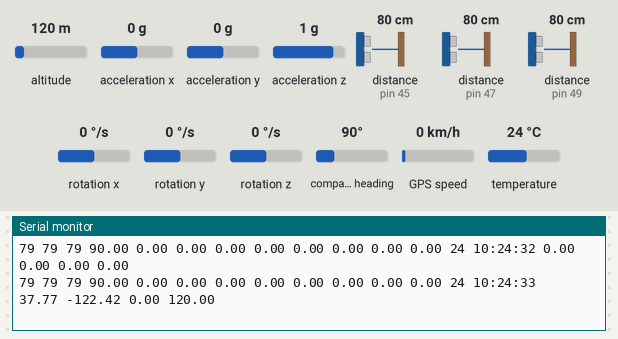
A sketch run on a simulated Arduino Mega 2560, built with avr-gcc and run on an emulated ATmega2560. Parts: the last lines printed to the serial monitor. Wiring (inferred from the names in the program): 3 × ultrasonic range finder: trigger pin 44, echo pin 45 / trigger pin 46, echo pin 47 / trigger pin 48, echo pin 49. Inputs (shaded band) come from the test bench; at power-on: altitude 120 m, distance to the obstacle (sensors on pin 45, pin 47, pin 49) 80 cm, acceleration x 0 g, acceleration y 0 g, acceleration z 1 g, rotation x 0 °/s, rotation y 0 °/s, rotation z 0 °/s, compass heading 90°, GPS speed 0 km/h, temperature 24 °C. The echo pulse lasts 58.3 µs per cm; the GPS gets a fix after 3 s at 37.7749, -122.4194 with 8 satellites.

Above: at 3.2 s.
3.3 s: altitude set to 20 m
At 3.52 s:
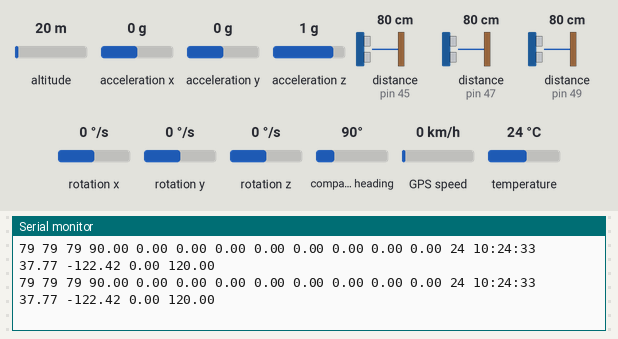
4.8 s: distance to the obstacle (sensor on pin 45) set to 2 cm
At 4.85 s:
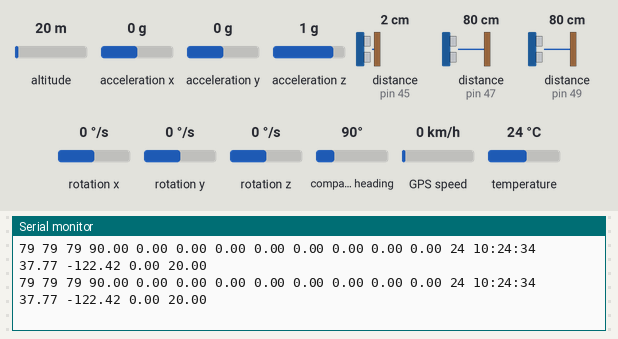
6.3 s: distance to the obstacle (sensor on pin 47) set to 2 cm
At 6.36 s:
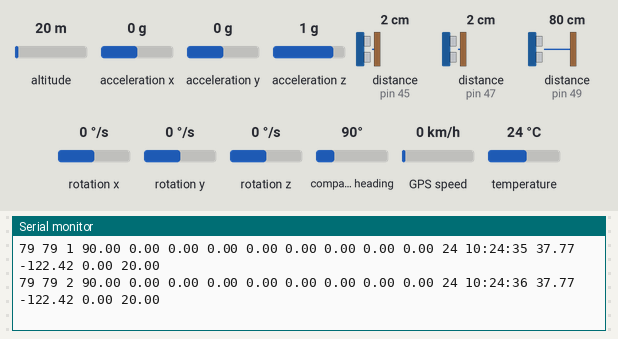
7.8 s: distance to the obstacle (sensor on pin 47) set to 250 cm
At 7.86 s:
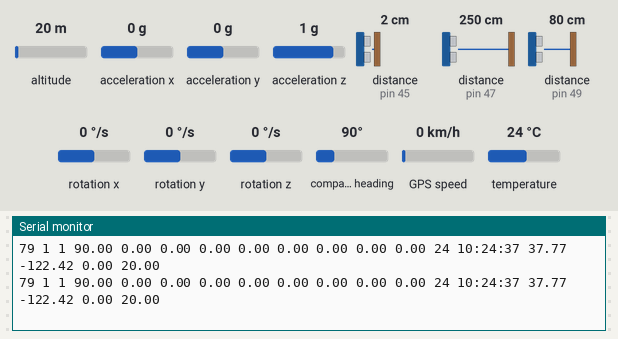
12.0 s: distance to the obstacle (sensor on pin 49) set to 2 cm
At 12.16 s:
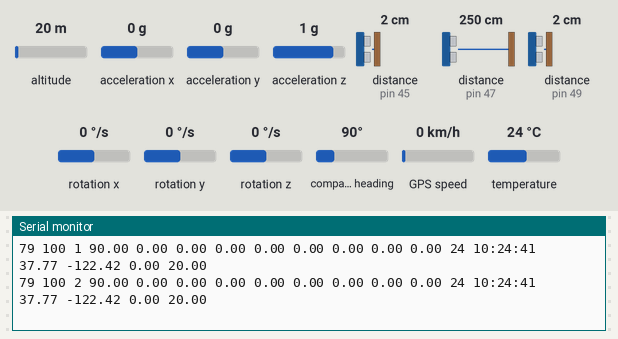
13.5 s: distance to the obstacle (sensor on pin 47) set to 9 cm
At 13.69 s:
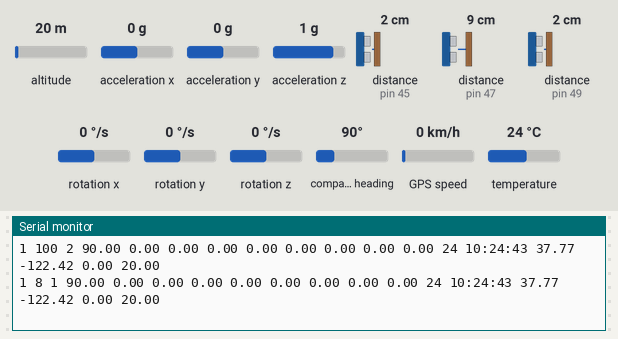
Timing chart, 0 to 16.5 s (numbered marks = the images above; inputs shaded):
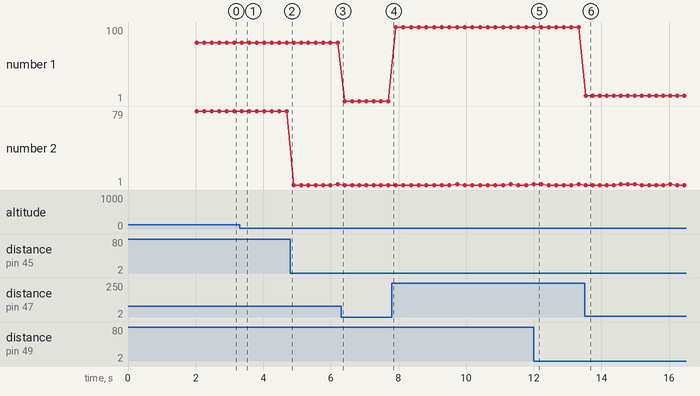

The sketch:

GPS_IMU_PROX1.ino
```cpp
// Test code for Adafruit GPS modules using MTK3329/MTK3339 driver
//
// This code shows how to listen to the GPS module in an interrupt
// which allows the program to have more 'freedom' - just parse
// when a new NMEA sentence is available! Then access data when
// desired.
//
// Tested and works great with the Adafruit Ultimate GPS module
// using MTK33x9 chipset
//    ------> http://www.adafruit.com/products/746
// Pick one up today at the Adafruit electronics shop
// and help support open source hardware & software! -ada

#include <Adafruit_GPS.h>

// If you're using a GPS module:
// Connect the GPS Power pin to 5V
// Connect the GPS Ground pin to ground
// If using software serial (sketch example default):
//   Connect the GPS TX (transmit) pin to Digital 3
//   Connect the GPS RX (receive) pin to Digital 2
// If using hardware serial (e.g. Arduino Mega):
//   Connect the GPS TX (transmit) pin to Arduino RX1, RX2 or RX3
//   Connect the GPS RX (receive) pin to matching TX1, TX2 or TX3

// If you're using the Adafruit GPS shield, change
// SoftwareSerial mySerial(3, 2); -> SoftwareSerial mySerial(8, 7);
// and make sure the switch is set to SoftSerial

// If using software serial, keep this line enabled
// (you can change the pin numbers to match your wiring):
//#include <SoftwareSerial.h>
//SoftwareSerial mySerial(3, 2);
//   Connect the GPS TX (transmit) pin to Digital 3
//   Connect the GPS RX (receive) pin to Digital 2

// If using hardware serial (e.g. Arduino Mega), comment out the
// above SoftwareSerial line, and enable this line instead
// (you can change the Serial number to match your wiring):

//HardwareSerial mySerial = Serial1; //Turns out this doesn't work and
//Adafruit_GPS GPS(&mySerial); //Adafruit must have never tested it.
Adafruit_GPS GPS(&Serial1);

// Set GPSECHO to 'false' to turn off echoing the GPS data to the Serial console
// Set to 'true' if you want to debug and listen to the raw GPS sentences.
#define GPSECHO  false

// this keeps track of whether we're using the interrupt
// off by default!
boolean usingInterrupt = false;
void useInterrupt(boolean); // Func prototype keeps Arduino 0023 happy

//IMU Sensor
#include <Wire.h>
#include <Adafruit_Sensor.h>
#include <Adafruit_BNO055.h>
#include <utility/imumaths.h>

Adafruit_BNO055 bno = Adafruit_BNO055(55);

//Proximity Sensor
#define frontTrigPin 46
#define frontEchoPin 47

#define leftTrigPin 48
#define leftEchoPin 49

#define rightTrigPin 44
#define rightEchoPin 45

float timerIMUPROX = 0;

long cmright,cmleft,cmfront;

void setup()
{

  // connect at 115200 so we can read the GPS fast enough and echo without dropping chars
  // also spit it out
  Serial.begin(115200);
  Serial.println("GPS+IMU+PROX Sensor");

  /* Initialise the IMU sensor */
  if(!bno.begin())
  {
    /* There was a problem detecting the BNO055 ... check your connections */
    Serial.print("Ooops, no BNO055 detected ... Check your wiring or I2C ADDR!");
    while(1);
  }

  Serial.println("IMU Sensor Initialized - Waiting 1 second to calibrate - DO NOT MOVE!");

  delay(1000);

  bno.setExtCrystalUse(true);

  //Setup the proximity Sensors
  SetupPin(leftTrigPin,leftEchoPin);
  SetupPin(frontTrigPin,frontEchoPin);
  SetupPin(rightTrigPin,rightEchoPin);

  Serial.println("Proximity Sensors Setup");

  // 9600 NMEA is the default baud rate for Adafruit MTK GPS's- some use 4800
  GPS.begin(9600);

  Serial.print("GPS Class Initialized \n");

  // uncomment this line to turn on RMC (recommended minimum) and GGA (fix data) including altitude
  GPS.sendCommand(PMTK_SET_NMEA_OUTPUT_RMCGGA);
  // uncomment this line to turn on only the "minimum recommended" data
  //GPS.sendCommand(PMTK_SET_NMEA_OUTPUT_RMCONLY);
  // For parsing data, we don't suggest using anything but either RMC only or RMC+GGA since
  // the parser doesn't care about other sentences at this time

  Serial.print("NMEA OUTPUT Set \n");

  // Set the update rate
  //Serial1.println("$PMTK220,100*2F"); //10Hz
  //Serial1.println("$PMTK220,1000*1F"); //1Hz
  GPS.sendCommand(PMTK_SET_NMEA_UPDATE_1HZ);   // 1 or 10 Hz update rate
  // For the parsing code to work nicely and have time to sort thru the data, and
  // print it out we don't suggest using anything higher than 1 Hz

  Serial.print("Update Rate Set \n");

  //Request updates on antenna status
  //GPS.sendCommand(PGCMD_ANTENNA);

  // the nice thing about this code is you can have a timer0 interrupt go off
  // every 1 millisecond, and read data from the GPS for you. that makes the
  // loop code a heck of a lot easier!
  useInterrupt(false);

  Serial.print("Delaying for 1 second to ensure all sensors are onboard. \n");
  delay(1000);
  // Ask for firmware version
  //mySerial.println(PMTK_Q_RELEASE);
}

//Setup routine for the Proximity Sensors
void SetupPin(int TrigPin,int EchoPin) {
 pinMode(TrigPin,OUTPUT);
 pinMode(EchoPin,INPUT);
}

long Distance(int TrigPin,int EchoPin) {
  long duration;
  digitalWrite(TrigPin,LOW);
  delayMicroseconds(2);
  digitalWrite(TrigPin,HIGH);
  delayMicroseconds(10);
  digitalWrite(TrigPin,LOW);
  duration = pulseIn(EchoPin,HIGH);
  long cm = (duration/2.0)/29.1;
  if (cm > 100) {
    cm = 100;
  }
  return cm;
}

// Interrupt is called once a millisecond, looks for any new GPS data, and stores it
SIGNAL(TIMER0_COMPA_vect) {
  char c = GPS.read();
  if (GPSECHO)
    if (c) UDR0 = c; // writing direct to UDR0 is much much faster than Serial.print
    // but only one character can be written at a time.
}

void useInterrupt(boolean v) {
  if (v) {
    // Timer0 is already used for millis() - we'll just interrupt somewhere
    // in the middle and call the "Compare A" function above
    OCR0A = 0xAF;
    TIMSK0 |= _BV(OCIE0A);
    usingInterrupt = true;
  } else {
    // do not call the interrupt function COMPA anymore
    TIMSK0 &= ~_BV(OCIE0A);
    usingInterrupt = false;
  }
}

uint32_t timer = millis();

void loop()                     // run over and over again
{
  // in case you are not using the interrupt above, you'll
  // need to 'hand query' the GPS, not suggested :(
  if (! usingInterrupt) {
    // read data from the GPS in the 'main loop'
    char c = GPS.read();
    // if you want to debug, this is a good time to do it!
    if (GPSECHO)
      if (c) Serial.print(c);
      //if (c) UDR0 = c; //writing direct to UDR0 is much faster than Serial.print
      //but only one character can be written at a time.
  }

  // if a sentence is received, we can check the checksum, parse it...
  if (GPS.newNMEAreceived()) {
    // a tricky thing here is if we print the NMEA sentence, or data
    // we end up not listening and catching other sentences!
    // so be very wary if using OUTPUT_ALLDATA and trytng to print out data
    //Serial.println(GPS.lastNMEA());   // this also sets the newNMEAreceived() flag to false

    if (!GPS.parse(GPS.lastNMEA()))   // this also sets the newNMEAreceived() flag to false
      return;  // we can fail to parse a sentence in which case we should just wait for another
  }

  //Output Timer and Proximity Data
  if (timerIMUPROX > millis()) timerIMUPROX = millis();

  if (millis() - timerIMUPROX > 200) {

   //Get Proximity Sensor Information
   cmright = Distance(rightTrigPin,rightEchoPin);
   cmleft = Distance(leftTrigPin,leftEchoPin);
   cmfront = Distance(frontTrigPin,frontEchoPin);

   //Get IMU Sensor information
   imu::Vector<3> euler = bno.getVector(Adafruit_BNO055::VECTOR_EULER);
   imu::Vector<3> rate = bno.getVector(Adafruit_BNO055::VECTOR_GYROSCOPE);
   //imu::Vector<3> accel = bno.getVector(Adafruit_BNO055::VECTOR_ACCELEROMETER);
   imu::Vector<3> lin_accel = bno.getVector(Adafruit_BNO055::VECTOR_LINEARACCEL);
   int8_t temp = bno.getTemp();

   timerIMUPROX = millis();

   //Serial.print(millis());
   //Serial.print("Left Sensor: ");
   Serial.print(cmleft); Serial.print(" ");
   //Serial.print(" Front Sensor: ");
   Serial.print(cmfront); Serial.print(" ");
   //Serial.print(" Right Sensor: ");
   Serial.print(cmright); Serial.print(" ");
   //Serial.print(" Temp: ");

   /* Display the floating point data */
   //Serial.print("Psi: ");
   Serial.print(euler.x()); Serial.print(" ");
   //Serial.print(" Theta: ");
   Serial.print(euler.y()); Serial.print(" ");
   //Serial.print(" Phi: ");
   Serial.print(euler.z()); Serial.print(" ");
   //Serial.print(" R: ");
   Serial.print(rate.z()); Serial.print(" ");
   //Serial.print(" Q: ");
   Serial.print(rate.y()); Serial.print(" ");
   //Serial.print(" P: ");
   Serial.print(rate.x()); Serial.print(" ");
   //Serial.print(" Ax: ");
   Serial.print(lin_accel.x()); Serial.print(" ");
   //Serial.print(" Ay: ");
   Serial.print(lin_accel.y()); Serial.print(" ");
   //Serial.print(" Az: ");
   Serial.print(lin_accel.z()); Serial.print(" ");
   Serial.print(temp); Serial.print(" ");

  //}

  // if millis() or timer wraps around, we'll just reset it
  //if (timer > millis())  timer = millis();

  //approximately every 1 seconds or so, print out the current stats of the GPS
  //if (millis() - timer > 1000) {
  //  timer = millis(); // reset the timer

    //Serial.print("\nTime: ");
    Serial.print(GPS.hour, DEC); Serial.print(':');
    Serial.print(GPS.minute, DEC); Serial.print(':');
    Serial.print(GPS.seconds, DEC); Serial.print(" ");
    //Serial.print(GPS.milliseconds);
    //Serial.print(" Date: ");
    //Serial.print(GPS.day, DEC); Serial.print('/');
    //Serial.print(GPS.month, DEC); Serial.print("/20");
    //Serial.println(GPS.year, DEC);
    //Serial.print("Fix: "); Serial.print((int)GPS.fix);
    //Serial.print(" quality: "); Serial.println((int)GPS.fixquality);
    //if (GPS.fix) {
      //Serial.print("Location: ");
      //Serial.print(GPS.latitude, 4); Serial.print(GPS.lat);
      //Serial.print(", ");
      //Serial.print(GPS.longitude, 4); Serial.println(GPS.lon);
      //Serial.print(" Location: ");
      Serial.print(GPS.latitudeDegrees, 2); Serial.print(" ");
      Serial.print(GPS.longitudeDegrees, 2); Serial.print(" ");

      //Serial.print(" Speed: ");
      Serial.print(GPS.speed); Serial.print(" ");
      //Serial.print("Angle: "); Serial.println(GPS.angle);
      //Serial.print(" Alt: ");
      Serial.print(GPS.altitude); Serial.print("\n");
      //Serial.print("Satellites: "); Serial.println((int)GPS.satellites);
    //}

  }
}
```

Measured:
- after the input at 13.5 s, the serial monitor: prints a new line at once (image 6)
- plotted number 1: 1 → 100 after the input at 7.8 s, 100 → 8 after the input at 13.5 s
- plotted number 2: 79 → 2 after the input at 4.8 s
